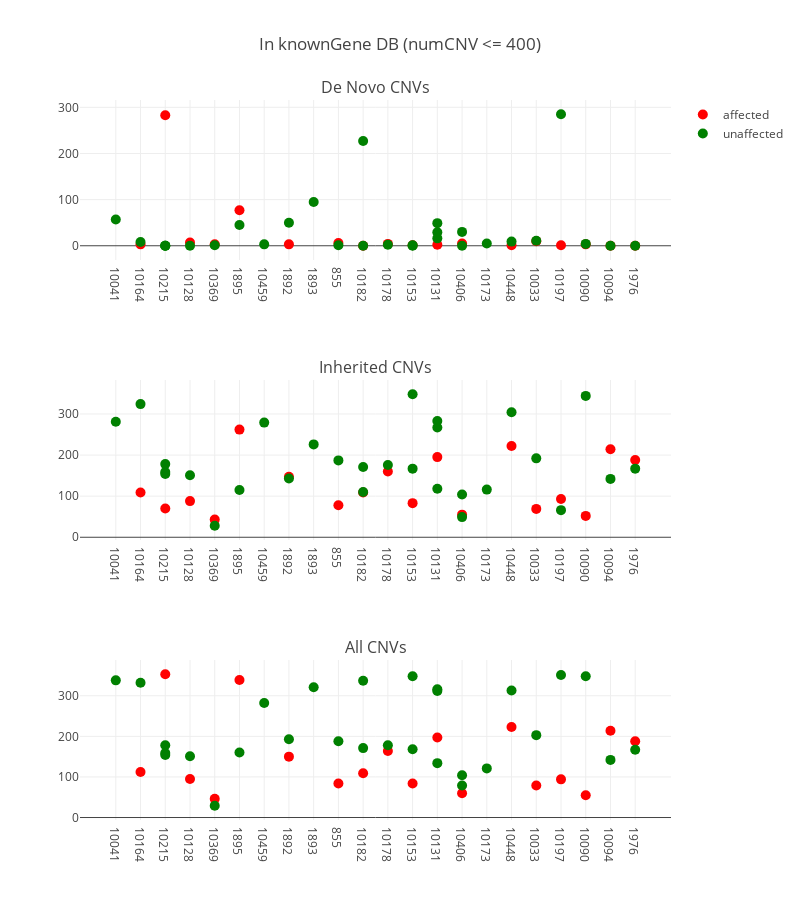
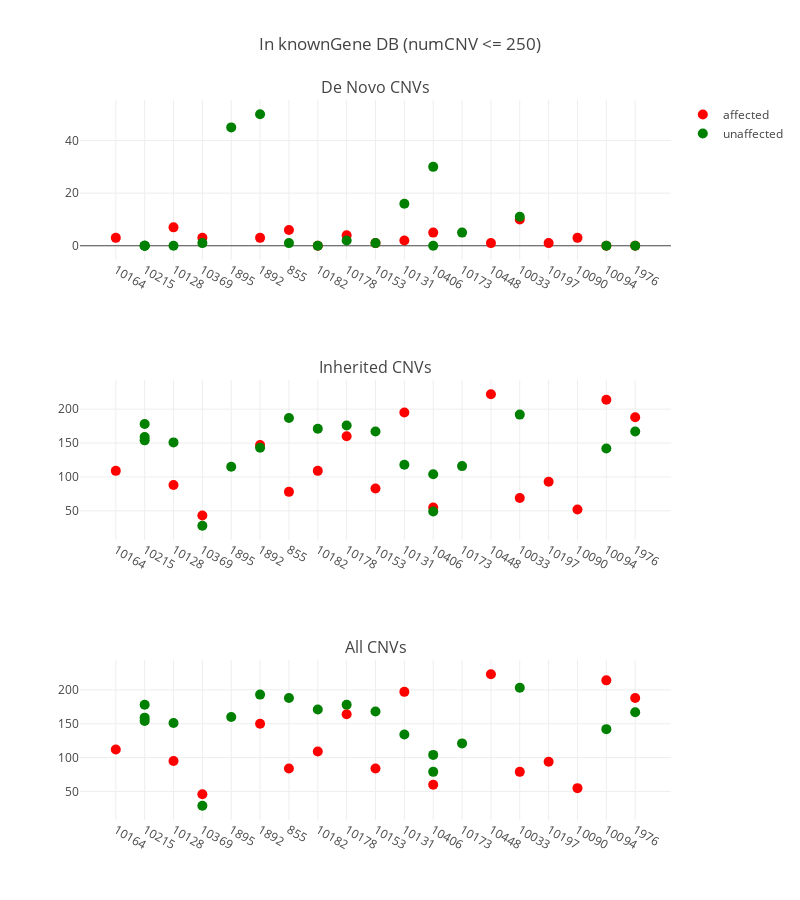

The notebook cell saved with these charts, in order:
### Code cell
plot_cnvs('/data/sudregp/cnv/penncnv/results/summary_knowngene_400.csv',
          'In knownGene DB (numCNV <= 400)')
plot_cnvs('/data/sudregp/cnv/penncnv/results/summary_knowngene_250.csv',
          'In knownGene DB (numCNV <= 250)')

### Figure 1 — Plotly figure (JSON) as saved in the notebook; plotly's stock layout.template omitted (floating-point values rounded to 4 significant figures)
{"data": [{"hoverinfo": "text+y", "marker": {"color": "red", "size": 10}, "mode": "markers", "name": "affected", "showlegend": true, "text": ["CLIA_400122", "CLIA_400125", "CLIA_400153", "CCGO_800980", "CLIA_400132", "CLIA_400134", "CLIA_400216", "CLIA_400121", "CLIA_400131", "CLIA_400128", "CLIA_400140", "CLIA_400178", "CLIA_400205", "CLIA_400127", "CLIA_400129", "CLIA_400123", "CLIA_400130", "CLIA_400204"], "type": "scatter", "x": [1, 2, 3, 4, 5, 7, 9, 10, 11, 12, 13, 14, 16, 17, 18, 19, 20, 21], "xaxis": "x1", "y": [3, 283, 7, 3, 77, 3, 6, 0, 4, 1, 2, 5, 1, 10, 1, 3, 0, 0], "yaxis": "y1"}, {"hoverinfo": "text+y", "hovertext": ["CLIA_400155", "CLIA_400135", "CLIA_400191", "CLIA_400189", "CLIA_400193", "CLIA_400152", "CCGO_800979", "CLIA_400158", "CLIA_400209", "CLIA_400175", "CLIA_400162", "CLIA_400133", "CLIA_400170", "CLIA_400172", "CLIA_400159", "CLIA_400210", "CLIA_400212", "CLIA_400138", "CLIA_400139", "CLIA_400142", "CLIA_400179", "CLIA_400180", "CLIA_400148", "CLIA_400200", "CLIA_400166", "CLIA_400181", "CLIA_400195", "CLIA_400144", "CLIA_400201"], "marker": {"color": "green", "size": 10}, "mode": "markers", "name": "unaffected", "showlegend": true, "type": "scatter", "x": [0, 1, 2, 2, 2, 3, 4, 5, 6, 7, 8, 9, 10, 10, 11, 12, 12, 13, 13, 13, 14, 14, 15, 16, 17, 18, 19, 20, 21], "xaxis": "x1", "y": [57, 8, 0, 0, 0, 0, 1, 45, 3, 50, 95, 1, 0, 227, 2, 0, 1, 16, 49, 29, 30, 0, 5, 9, 11, 285, 4, 0, 0], "yaxis": "y1"}, {"hoverinfo": "text+y", "marker": {"color": "red", "size": 10}, "mode": "markers", "name": "affected", "showlegend": false, "text": ["CLIA_400122", "CLIA_400125", "CLIA_400153", "CCGO_800980", "CLIA_400132", "CLIA_400134", "CLIA_400216", "CLIA_400121", "CLIA_400131", "CLIA_400128", "CLIA_400140", "CLIA_400178", "CLIA_400205", "CLIA_400127", "CLIA_400129", "CLIA_400123", "CLIA_400130", "CLIA_400204"], "type": "scatter", "x": [1, 2, 3, 4, 5, 7, 9, 10, 11, 12, 13, 14, 16, 17, 18, 19, 20, 21], "xaxis": "x2", "y": [109, 70, 88, 43, 262, 147, 78, 109, 160, 83, 195, 55, 222, 69, 93, 52, 214, 188], "yaxis": "y2"}, {"hoverinfo": "text+y", "hovertext": ["CLIA_400155", "CLIA_400135", "CLIA_400191", "CLIA_400189", "CLIA_400193", "CLIA_400152", "CCGO_800979", "CLIA_400158", "CLIA_400209", "CLIA_400175", "CLIA_400162", "CLIA_400133", "CLIA_400170", "CLIA_400172", "CLIA_400159", "CLIA_400210", "CLIA_400212", "CLIA_400138", "CLIA_400139", "CLIA_400142", "CLIA_400179", "CLIA_400180", "CLIA_400148", "CLIA_400200", "CLIA_400166", "CLIA_400181", "CLIA_400195", "CLIA_400144", "CLIA_400201"], "marker": {"color": "green", "size": 10}, "mode": "markers", "name": "unaffected", "showlegend": false, "type": "scatter", "x": [0, 1, 2, 2, 2, 3, 4, 5, 6, 7, 8, 9, 10, 10, 11, 12, 12, 13, 13, 13, 14, 14, 15, 16, 17, 18, 19, 20, 21], "xaxis": "x2", "y": [281, 324, 159, 154, 178, 151, 28, 115, 279, 143, 226, 187, 171, 110, 176, 348, 167, 118, 267, 283, 49, 104, 116, 304, 192, 66, 344, 142, 167], "yaxis": "y2"}, {"hoverinfo": "text+y", "marker": {"color": "red", "size": 10}, "mode": "markers", "name": "affected", "showlegend": false, "text": ["CLIA_400122", "CLIA_400125", "CLIA_400153", "CCGO_800980", "CLIA_400132", "CLIA_400134", "CLIA_400216", "CLIA_400121", "CLIA_400131", "CLIA_400128", "CLIA_400140", "CLIA_400178", "CLIA_400205", "CLIA_400127", "CLIA_400129", "CLIA_400123", "CLIA_400130", "CLIA_400204"], "type": "scatter", "x": [1, 2, 3, 4, 5, 7, 9, 10, 11, 12, 13, 14, 16, 17, 18, 19, 20, 21], "xaxis": "x3", "y": [112, 353, 95, 46, 339, 150, 84, 109, 164, 84, 197, 60, 223, 79, 94, 55, 214, 188], "yaxis": "y3"}, {"hoverinfo": "text+y", "hovertext": ["CLIA_400155", "CLIA_400135", "CLIA_400191", "CLIA_400189", "CLIA_400193", "CLIA_400152", "CCGO_800979", "CLIA_400158", "CLIA_400209", "CLIA_400175", "CLIA_400162", "CLIA_400133", "CLIA_400170", "CLIA_400172", "CLIA_400159", "CLIA_400210", "CLIA_400212", "CLIA_400138", "CLIA_400139", "CLIA_400142", "CLIA_400179", "CLIA_400180", "CLIA_400148", "CLIA_400200", "CLIA_400166", "CLIA_400181", "CLIA_400195", "CLIA_400144", "CLIA_400201"], "marker": {"color": "green", "size": 10}, "mode": "markers", "name": "unaffected", "showlegend": false, "type": "scatter", "x": [0, 1, 2, 2, 2, 3, 4, 5, 6, 7, 8, 9, 10, 10, 11, 12, 12, 13, 13, 13, 14, 14, 15, 16, 17, 18, 19, 20, 21], "xaxis": "x3", "y": [338, 332, 159, 154, 178, 151, 29, 160, 282, 193, 321, 188, 171, 337, 178, 348, 168, 134, 316, 312, 79, 104, 121, 313, 203, 351, 348, 142, 167], "yaxis": "y3"}], "layout": {"annotations": [{"font": {"size": 16}, "showarrow": false, "text": "De Novo CNVs", "x": 0.5, "xanchor": "center", "xref": "paper", "y": 1, "yanchor": "bottom", "yref": "paper"}, {"font": {"size": 16}, "showarrow": false, "text": "Inherited CNVs", "x": 0.5, "xanchor": "center", "xref": "paper", "y": 0.6111, "yanchor": "bottom", "yref": "paper"}, {"font": {"size": 16}, "showarrow": false, "text": "All CNVs", "x": 0.5, "xanchor": "center", "xref": "paper", "y": 0.2222, "yanchor": "bottom", "yref": "paper"}], "height": 900, "hovermode": "closest", "title": "In knownGene DB (numCNV <= 400)", "width": 800, "xaxis1": {"anchor": "y1", "domain": [0, 1], "ticktext": ["10041", "10164", "10215", "10128", "10369", "1895", "10459", "1892", "1893", "855", "10182", "10178", "10153", "10131", "10406", "10173", "10448", "10033", "10197", "10090", "10094", "1976"], "tickvals": [0, 1, 2, 3, 4, 5, 6, 7, 8, 9, 10, 11, 12, 13, 14, 15, 16, 17, 18, 19, 20, 21], "zeroline": false}, "xaxis2": {"anchor": "y2", "domain": [0, 1], "ticktext": ["10041", "10164", "10215", "10128", "10369", "1895", "10459", "1892", "1893", "855", "10182", "10178", "10153", "10131", "10406", "10173", "10448", "10033", "10197", "10090", "10094", "1976"], "tickvals": [0, 1, 2, 3, 4, 5, 6, 7, 8, 9, 10, 11, 12, 13, 14, 15, 16, 17, 18, 19, 20, 21], "zeroline": false}, "xaxis3": {"anchor": "y3", "domain": [0, 1], "ticktext": ["10041", "10164", "10215", "10128", "10369", "1895", "10459", "1892", "1893", "855", "10182", "10178", "10153", "10131", "10406", "10173", "10448", "10033", "10197", "10090", "10094", "1976"], "tickvals": [0, 1, 2, 3, 4, 5, 6, 7, 8, 9, 10, 11, 12, 13, 14, 15, 16, 17, 18, 19, 20, 21], "zeroline": false}, "yaxis1": {"anchor": "x1", "domain": [0.7778, 1]}, "yaxis2": {"anchor": "x2", "domain": [0.3889, 0.6111]}, "yaxis3": {"anchor": "x3", "domain": [0, 0.2222]}}}

### Figure 2 — Plotly figure (JSON) as saved in the notebook; plotly's stock layout.template omitted (floating-point values rounded to 4 significant figures)
{"data": [{"hoverinfo": "text+y", "marker": {"color": "red", "size": 10}, "mode": "markers", "name": "affected", "showlegend": true, "text": ["CLIA_400122", "CLIA_400153", "CCGO_800980", "CLIA_400134", "CLIA_400216", "CLIA_400121", "CLIA_400131", "CLIA_400128", "CLIA_400140", "CLIA_400178", "CLIA_400205", "CLIA_400127", "CLIA_400129", "CLIA_400123", "CLIA_400130", "CLIA_400204"], "type": "scatter", "x": [0, 2, 3, 5, 6, 7, 8, 9, 10, 11, 13, 14, 15, 16, 17, 18], "xaxis": "x1", "y": [3, 7, 3, 3, 6, 0, 4, 1, 2, 5, 1, 10, 1, 3, 0, 0], "yaxis": "y1"}, {"hoverinfo": "text+y", "hovertext": ["CLIA_400191", "CLIA_400189", "CLIA_400193", "CLIA_400152", "CCGO_800979", "CLIA_400158", "CLIA_400175", "CLIA_400133", "CLIA_400170", "CLIA_400159", "CLIA_400212", "CLIA_400138", "CLIA_400179", "CLIA_400180", "CLIA_400148", "CLIA_400166", "CLIA_400144", "CLIA_400201"], "marker": {"color": "green", "size": 10}, "mode": "markers", "name": "unaffected", "showlegend": true, "type": "scatter", "x": [1, 1, 1, 2, 3, 4, 5, 6, 7, 8, 9, 10, 11, 11, 12, 14, 17, 18], "xaxis": "x1", "y": [0, 0, 0, 0, 1, 45, 50, 1, 0, 2, 1, 16, 30, 0, 5, 11, 0, 0], "yaxis": "y1"}, {"hoverinfo": "text+y", "marker": {"color": "red", "size": 10}, "mode": "markers", "name": "affected", "showlegend": false, "text": ["CLIA_400122", "CLIA_400153", "CCGO_800980", "CLIA_400134", "CLIA_400216", "CLIA_400121", "CLIA_400131", "CLIA_400128", "CLIA_400140", "CLIA_400178", "CLIA_400205", "CLIA_400127", "CLIA_400129", "CLIA_400123", "CLIA_400130", "CLIA_400204"], "type": "scatter", "x": [0, 2, 3, 5, 6, 7, 8, 9, 10, 11, 13, 14, 15, 16, 17, 18], "xaxis": "x2", "y": [109, 88, 43, 147, 78, 109, 160, 83, 195, 55, 222, 69, 93, 52, 214, 188], "yaxis": "y2"}, {"hoverinfo": "text+y", "hovertext": ["CLIA_400191", "CLIA_400189", "CLIA_400193", "CLIA_400152", "CCGO_800979", "CLIA_400158", "CLIA_400175", "CLIA_400133", "CLIA_400170", "CLIA_400159", "CLIA_400212", "CLIA_400138", "CLIA_400179", "CLIA_400180", "CLIA_400148", "CLIA_400166", "CLIA_400144", "CLIA_400201"], "marker": {"color": "green", "size": 10}, "mode": "markers", "name": "unaffected", "showlegend": false, "type": "scatter", "x": [1, 1, 1, 2, 3, 4, 5, 6, 7, 8, 9, 10, 11, 11, 12, 14, 17, 18], "xaxis": "x2", "y": [159, 154, 178, 151, 28, 115, 143, 187, 171, 176, 167, 118, 49, 104, 116, 192, 142, 167], "yaxis": "y2"}, {"hoverinfo": "text+y", "marker": {"color": "red", "size": 10}, "mode": "markers", "name": "affected", "showlegend": false, "text": ["CLIA_400122", "CLIA_400153", "CCGO_800980", "CLIA_400134", "CLIA_400216", "CLIA_400121", "CLIA_400131", "CLIA_400128", "CLIA_400140", "CLIA_400178", "CLIA_400205", "CLIA_400127", "CLIA_400129", "CLIA_400123", "CLIA_400130", "CLIA_400204"], "type": "scatter", "x": [0, 2, 3, 5, 6, 7, 8, 9, 10, 11, 13, 14, 15, 16, 17, 18], "xaxis": "x3", "y": [112, 95, 46, 150, 84, 109, 164, 84, 197, 60, 223, 79, 94, 55, 214, 188], "yaxis": "y3"}, {"hoverinfo": "text+y", "hovertext": ["CLIA_400191", "CLIA_400189", "CLIA_400193", "CLIA_400152", "CCGO_800979", "CLIA_400158", "CLIA_400175", "CLIA_400133", "CLIA_400170", "CLIA_400159", "CLIA_400212", "CLIA_400138", "CLIA_400179", "CLIA_400180", "CLIA_400148", "CLIA_400166", "CLIA_400144", "CLIA_400201"], "marker": {"color": "green", "size": 10}, "mode": "markers", "name": "unaffected", "showlegend": false, "type": "scatter", "x": [1, 1, 1, 2, 3, 4, 5, 6, 7, 8, 9, 10, 11, 11, 12, 14, 17, 18], "xaxis": "x3", "y": [159, 154, 178, 151, 29, 160, 193, 188, 171, 178, 168, 134, 79, 104, 121, 203, 142, 167], "yaxis": "y3"}], "layout": {"annotations": [{"font": {"size": 16}, "showarrow": false, "text": "De Novo CNVs", "x": 0.5, "xanchor": "center", "xref": "paper", "y": 1, "yanchor": "bottom", "yref": "paper"}, {"font": {"size": 16}, "showarrow": false, "text": "Inherited CNVs", "x": 0.5, "xanchor": "center", "xref": "paper", "y": 0.6111, "yanchor": "bottom", "yref": "paper"}, {"font": {"size": 16}, "showarrow": false, "text": "All CNVs", "x": 0.5, "xanchor": "center", "xref": "paper", "y": 0.2222, "yanchor": "bottom", "yref": "paper"}], "height": 900, "hovermode": "closest", "title": "In knownGene DB (numCNV <= 250)", "width": 800, "xaxis1": {"anchor": "y1", "domain": [0, 1], "ticktext": ["10164", "10215", "10128", "10369", "1895", "1892", "855", "10182", "10178", "10153", "10131", "10406", "10173", "10448", "10033", "10197", "10090", "10094", "1976"], "tickvals": [0, 1, 2, 3, 4, 5, 6, 7, 8, 9, 10, 11, 12, 13, 14, 15, 16, 17, 18], "zeroline": false}, "xaxis2": {"anchor": "y2", "domain": [0, 1], "ticktext": ["10164", "10215", "10128", "10369", "1895", "1892", "855", "10182", "10178", "10153", "10131", "10406", "10173", "10448", "10033", "10197", "10090", "10094", "1976"], "tickvals": [0, 1, 2, 3, 4, 5, 6, 7, 8, 9, 10, 11, 12, 13, 14, 15, 16, 17, 18], "zeroline": false}, "xaxis3": {"anchor": "y3", "domain": [0, 1], "ticktext": ["10164", "10215", "10128", "10369", "1895", "1892", "855", "10182", "10178", "10153", "10131", "10406", "10173", "10448", "10033", "10197", "10090", "10094", "1976"], "tickvals": [0, 1, 2, 3, 4, 5, 6, 7, 8, 9, 10, 11, 12, 13, 14, 15, 16, 17, 18], "zeroline": false}, "yaxis1": {"anchor": "x1", "domain": [0.7778, 1]}, "yaxis2": {"anchor": "x2", "domain": [0.3889, 0.6111]}, "yaxis3": {"anchor": "x3", "domain": [0, 0.2222]}}}
